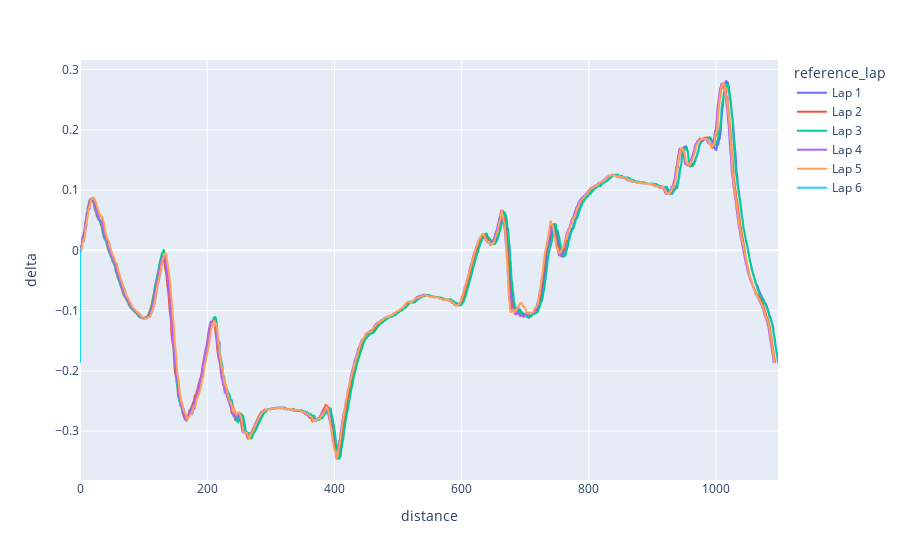

Here is the notebook cell this chart was saved with:
### Code cell
delta_by_lap = []
for i in range(1, laps.laps_count()):
    reference_lap = laps.get_lap(i)
    reference_lap.width = 5
    lap0 = reference_lap.resample(laps.get_lap(3), cs)
    lap1 = reference_lap.resample(laps.get_lap(4), cs)

    t0 = (
        np.array([lap0.points[i].time for i in range(len(lap0.points))])
        - lap0.points[0].time
    )
    t1 = (
        np.array([lap1.points[i].time for i in range(len(lap1.points))])
        - lap1.points[0].time
    )
    delta = t1 - t0

    delta_by_lap.append(
        pd.DataFrame(
            dict(
                distance=lap0.cum_distances,
                delta=delta,
                reference_lap=f"Lap {i}",
            )
        )
    )

delta_by_lap = pd.concat(delta_by_lap)

px.line(
    delta_by_lap,
    x="distance",
    y="delta",
    color="reference_lap",
)

### Figure 1 — Plotly figure (JSON) as saved in the notebook; plotly's stock layout.template omitted (floating-point values rounded to 4 significant figures; data arrays with more than 128 entries replaced by an {"elided": "..."} marker saying what was removed)
{"data": [{"hovertemplate": "reference_lap=Lap 1<br>distance=%{x}<br>delta=%{y}<extra></extra>", "legendgroup": "Lap 1", "line": {"color": "#636efa", "dash": "solid"}, "marker": {"symbol": "circle"}, "mode": "lines", "name": "Lap 1", "showlegend": true, "type": "scattergl", "x": {"elided": "1277 float values"}, "xaxis": "x", "y": {"elided": "1277 float values"}, "yaxis": "y"}, {"hovertemplate": "reference_lap=Lap 2<br>distance=%{x}<br>delta=%{y}<extra></extra>", "legendgroup": "Lap 2", "line": {"color": "#EF553B", "dash": "solid"}, "marker": {"symbol": "circle"}, "mode": "lines", "name": "Lap 2", "showlegend": true, "type": "scattergl", "x": {"elided": "1263 float values"}, "xaxis": "x", "y": {"elided": "1263 float values"}, "yaxis": "y"}, {"hovertemplate": "reference_lap=Lap 3<br>distance=%{x}<br>delta=%{y}<extra></extra>", "legendgroup": "Lap 3", "line": {"color": "#00cc96", "dash": "solid"}, "marker": {"symbol": "circle"}, "mode": "lines", "name": "Lap 3", "showlegend": true, "type": "scattergl", "x": {"elided": "1252 float values"}, "xaxis": "x", "y": {"elided": "1252 float values"}, "yaxis": "y"}, {"hovertemplate": "reference_lap=Lap 4<br>distance=%{x}<br>delta=%{y}<extra></extra>", "legendgroup": "Lap 4", "line": {"color": "#ab63fa", "dash": "solid"}, "marker": {"symbol": "circle"}, "mode": "lines", "name": "Lap 4", "showlegend": true, "type": "scattergl", "x": {"elided": "1251 float values"}, "xaxis": "x", "y": {"elided": "1251 float values"}, "yaxis": "y"}, {"hovertemplate": "reference_lap=Lap 5<br>distance=%{x}<br>delta=%{y}<extra></extra>", "legendgroup": "Lap 5", "line": {"color": "#FFA15A", "dash": "solid"}, "marker": {"symbol": "circle"}, "mode": "lines", "name": "Lap 5", "showlegend": true, "type": "scattergl", "x": {"elided": "1281 float values"}, "xaxis": "x", "y": {"elided": "1281 float values"}, "yaxis": "y"}, {"hovertemplate": "reference_lap=Lap 6<br>distance=%{x}<br>delta=%{y}<extra></extra>", "legendgroup": "Lap 6", "line": {"color": "#19d3f3", "dash": "solid"}, "marker": {"symbol": "circle"}, "mode": "lines", "name": "Lap 6", "showlegend": true, "type": "scattergl", "x": [0.0, 0.0], "xaxis": "x", "y": [0.0, -0.1852], "yaxis": "y"}], "layout": {"legend": {"title": {"text": "reference_lap"}, "tracegroupgap": 0}, "margin": {"t": 60}, "xaxis": {"anchor": "y", "domain": [0, 1], "title": {"text": "distance"}}, "yaxis": {"anchor": "x", "domain": [0, 1], "title": {"text": "delta"}}}}
